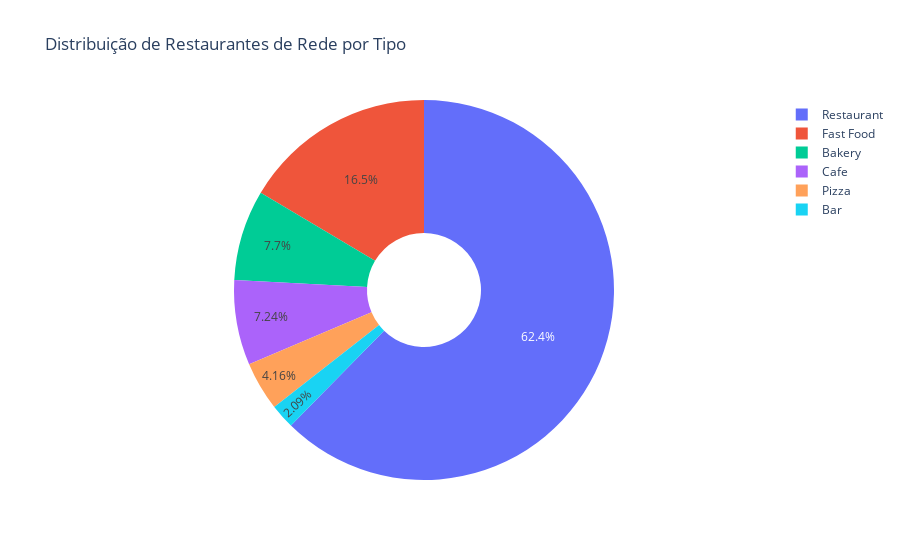

The notebook cell this image was saved under:
### Markdown cell above
##### 2.2.2.1 Gráfico

### Code cell
# imprimindo gráfico

fig = px.pie(chain_rest_types, values='count', names='type', 
             title='Distribuição de Restaurantes de Rede por Tipo', 
             hole=0.3)
fig.show()

### Figure 1 — Plotly figure (JSON) as saved in the notebook; plotly's stock layout.template omitted (floating-point values rounded to 4 significant figures)
{"data": [{"domain": {"x": [0, 1], "y": [0, 1]}, "hole": 0.3, "hovertemplate": "type=%{label}<br>count=%{value}<extra></extra>", "labels": ["Bakery", "Bar", "Cafe", "Fast Food", "Pizza", "Restaurant"], "legendgroup": "", "name": "", "showlegend": true, "type": "pie", "values": [283, 77, 266, 605, 153, 2292]}], "layout": {"legend": {"tracegroupgap": 0}, "title": {"text": "Distribuição de Restaurantes de Rede por Tipo"}}}
